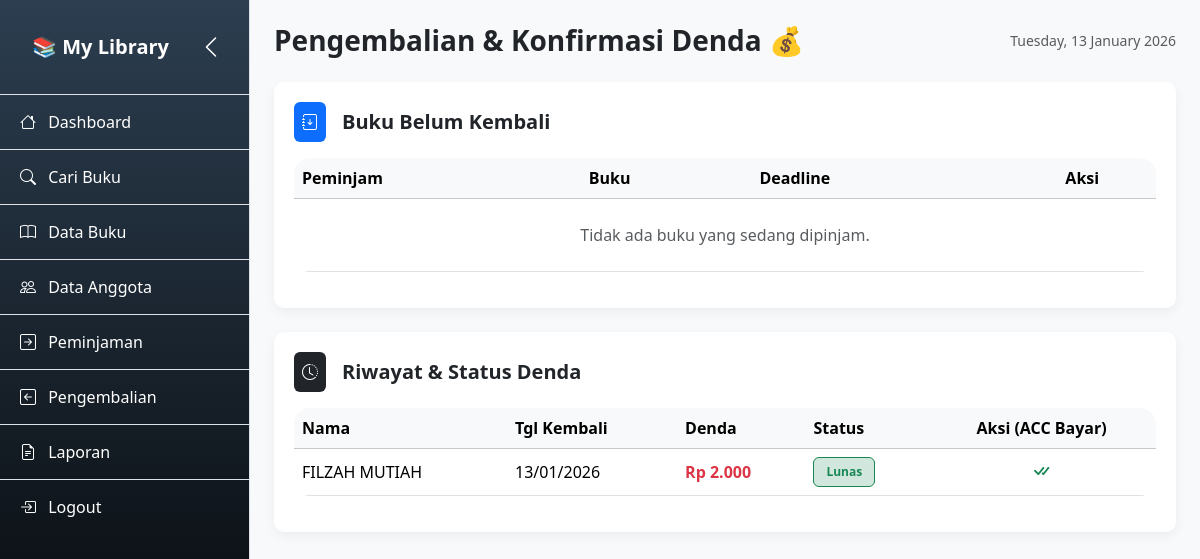
The page /pengembalian.php (signed in) on the database its author committed.
### tables this page shows
CREATE TABLE `peminjaman` (
  `id_peminjaman` int(11) NOT NULL,
  `id_anggota` int(11) DEFAULT NULL,
  `tanggal_pinjam` date DEFAULT curdate(),
  `tanggal_deadline` date DEFAULT NULL,
  `tanggal_kembali` date DEFAULT NULL,
  `denda` int(11) DEFAULT 0,
  `status_denda` enum('Belum Bayar','Lunas') DEFAULT 'Belum Bayar'
);

CREATE TABLE `anggota` (
  `id_anggota` int(11) NOT NULL,
  `nama` varchar(100) NOT NULL,
  `alamat` text DEFAULT NULL,
  `tanggal_daftar` date DEFAULT curdate()
);

### pengembalian.php (the view, shortened to what this page needs)
<?php
include 'config.php';
$peminjaman = mysqli_query($koneksi, "SELECT p.*, a.nama, b.judul FROM peminjaman p
    JOIN anggota a ON p.id_anggota = a.id_anggota
    JOIN detail_peminjaman dp ON p.id_peminjaman = dp.id_peminjaman
    JOIN buku b ON dp.id_buku = b.id_buku
    WHERE p.tanggal_kembali IS NULL ORDER BY p.tanggal_pinjam ASC");
$riwayat = mysqli_query($koneksi, "SELECT p.*, a.nama, b.judul FROM peminjaman p
    JOIN anggota a ON p.id_anggota = a.id_anggota
    JOIN detail_peminjaman dp ON p.id_peminjaman = dp.id_peminjaman
    JOIN buku b ON dp.id_buku = b.id_buku
    WHERE p.tanggal_kembali IS NOT NULL ORDER BY p.tanggal_kembali DESC LIMIT 10");
?>
<!DOCTYPE html>
<html lang="id">
<head>
    <link href="https://cdn.jsdelivr.net/npm/bootstrap@5.3.2/dist/css/bootstrap.min.css" rel="stylesheet">
    <link href="https://cdn.jsdelivr.net/npm/bootstrap-icons@1.11.1/font/bootstrap-icons.css" rel="stylesheet">
    <link rel="stylesheet" href="style.css">
</head>
<body class="bg-light">
<div class="d-flex" id="wrapper">
   <?php include 'sidebar.php'; ?>
    <div id="page-content-wrapper" class="w-100 p-4">
        <div class="d-flex justify-content-between align-items-center mb-4">
            <h3 class="fw-bold m-0 text-dark">Pengembalian & Konfirmasi Denda 💰</h3>
            <span class="text-muted small"><?= date('l, d F Y') ?></span>
        </div>
        <div class="table-container mb-4">
            <div class="d-flex align-items-center mb-3">
                <div class="bg-primary p-2 rounded me-3 text-white"><i class="bi bi-journal-arrow-down"></i></div>
                <h5 class="m-0 fw-bold">Buku Belum Kembali</h5>
            </div>
            <div class="table-responsive">
                <table class="table table-hover align-middle">
                    <thead class="table-light">
                        <tr>
                            <th>Peminjam</th>
                            <th>Buku</th>
                            <th>Deadline</th>
                            <th class="text-center">Aksi</th>
                        </tr>
                    </thead>
                    <tbody>
                        <?php if(mysqli_num_rows($peminjaman) > 0): ?>
                            <?php while($row = mysqli_fetch_assoc($peminjaman)): ?>
                            <tr>
                                <td><span class="fw-bold"><?= $row['nama'] ?></span></td>
                                <td><?= $row['judul'] ?></td>
                                <td>
                                    <?php
                                        $deadline = strtotime($row['tanggal_deadline']);
                                        $today = strtotime(date('Y-m-d'));
                                        $color = ($today > $deadline) ? 'text-danger fw-bold' : 'text-dark';
                                    ?>
                                    <span class="<?= $color ?>"><?= date('d/m/Y', $deadline) ?></span>
                                </td>
                                <td class="text-center">
                                    <form method="POST" onsubmit="return confirm('Konfirmasi pengembalian buku?');">
                                        <input type="hidden" name="id_peminjaman" value="<?= $row['id_peminjaman'] ?>">
                                        <button type="submit" name="kembali" class="btn btn-primary btn-sm rounded-pill shadow-sm">
                                            <i class="bi bi-box-arrow-in-left me-1"></i> Kembalikan
                                        </button>
                                    </form>
                                </td>
                            </tr>
                            <?php endwhile; ?>
                        <?php else: ?>
                            <tr><td colspan="4" class="text-center text-muted py-4">Tidak ada buku yang sedang dipinjam.</td></tr>
                        <?php endif; ?>
                    </tbody>
                </table>
            </div>
        </div>
        <div class="table-container">
            <div class="d-flex align-items-center mb-3">
                <div class="bg-dark p-2 rounded me-3 text-white"><i class="bi bi-clock-history"></i></div>
                <h5 class="m-0 fw-bold">Riwayat & Status Denda</h5>
            </div>
            <div class="table-responsive">
                <table class="table table-hover align-middle">
                    <thead class="table-light">
                        <tr>
                            <th>Nama</th>
                            <th>Tgl Kembali</th>
                            <th>Denda</th>
                            <th>Status</th>
                            <th class="text-center">Aksi (ACC Bayar)</th>
                        </tr>
                    </thead>
                    <tbody>
                        <?php if(mysqli_num_rows($riwayat) > 0): ?>
                            <?php while($row = mysqli_fetch_assoc($riwayat)): ?>
                            <tr>
                                <td><?= $row['nama'] ?></td>
                                <td><?= date('d/m/Y', strtotime($row['tanggal_kembali'])) ?></td>
                                <td>
                                    <span class="<?= $row['denda'] > 0 ? 'text-danger' : 'text-muted' ?> fw-bold">
                                        Rp <?= number_format($row['denda'], 0, ',', '.') ?>
                                    </span>
                                </td>
                                <td>
                                    <?php if($row['denda'] == 0): ?>
                                        <span class="badge bg-light text-secondary border">Tepat Waktu</span>
                                    <?php elseif($row['status_denda'] == 'Lunas'): ?>
                                        <span class="badge bg-success-subtle text-success border border-success">Lunas</span>
                                    <?php else: ?>
                                        <span class="badge bg-warning-subtle text-warning-emphasis border border-warning">Hutang</span>
                                    <?php endif; ?>
                                </td>
                                <td class="text-center">
                                    <?php if($row['denda'] > 0 && $row['status_denda'] == 'Belum Bayar'): ?>
                                        <form method="POST">
                                            <input type="hidden" name="id_peminjaman" value="<?= $row['id_peminjaman'] ?>">
                                            <button type="submit" name="bayar_denda" class="btn btn-success btn-sm rounded-pill shadow-sm">
                                                <i class="bi bi-check-lg me-1"></i> ACC Bayar
                                            </button>
                                        </form>
                                    <?php elseif($row['denda'] == 0): ?>
                                        <i class="bi bi-dash-circle text-muted"></i>
                                    <?php else: ?>
                                        <i class="bi bi-check-all text-success fs-5"></i>
                                    <?php endif; ?>
                                </td>
                            </tr>
                            <?php endwhile; ?>
                        <?php else: ?>
                            <tr><td colspan="5" class="text-center text-muted py-4">Belum ada riwayat pengembalian.</td></tr>
                        <?php endif; ?>
                    </tbody>
                </table>
            </div>
        </div>
    </div>
</div>
</body>
</html>

### style.css (style rules this page uses)
html, body, #wrapper { height: 100%; margin: 0; padding: 0; }
#wrapper { min-height: 100vh; display: flex; flex-wrap: nowrap; }
#page-content-wrapper { flex: 1; padding: 20px; margin-left: 250px; transition: all 0.3s ease; }
.table { border-radius: 1rem; overflow: hidden; }
#page-content-wrapper { margin-left: 250px; transition: all 0.3s ease; }

### pengembalian.php (style rules this page uses)
.table-container { background: white; border-radius: 10px; padding: 20px; box-shadow: 0 4px 12px rgba(0,0,0,0.05); }
.badge { padding: 8px 12px; border-radius: 6px; }

### rows shown on the page
peminjaman: id_anggota.nama "FILZAH MUTIAH", tanggal_kembali "13/01/2026", denda "2.000", status_denda "Lunas"
